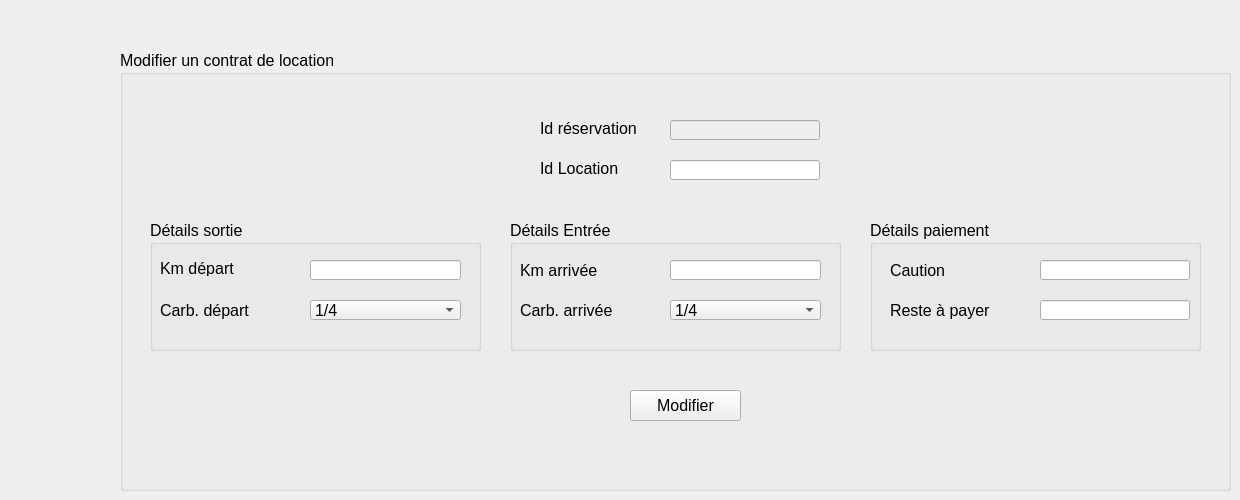
     <widget class="QWidget" name="page_modifier_loc">
      <widget class="QGroupBox" name="groupBox_2">
       <property name="geometry">
        <rect>
         <x>120</x>
         <y>50</y>
         <width>1111</width>
         <height>441</height>
        </rect>
       </property>
       <property name="font">
        <font>
         <pointsize>12</pointsize>
        </font>
       </property>
       <property name="title">
        <string>Modifier un contrat de location</string>
       </property>
       <widget class="QLineEdit" name="loc_idres">
        <property name="enabled">
         <bool>false</bool>
        </property>
        <property name="geometry">
         <rect>
          <x>550</x>
          <y>70</y>
          <width>150</width>
          <height>20</height>
         </rect>
        </property>
       </widget>
       <widget class="QLabel" name="label_27">
        <property name="geometry">
         <rect>
          <x>420</x>
          <y>70</y>
          <width>121</width>
          <height>16</height>
         </rect>
        </property>
        <property name="text">
         <string>Id réservation</string>
        </property>
       </widget>
       <widget class="QLabel" name="label_24">
        <property name="geometry">
         <rect>
          <x>420</x>
          <y>110</y>
          <width>121</width>
          <height>16</height>
         </rect>
        </property>
        <property name="text">
         <string>Id Location</string>
        </property>
       </widget>
       <widget class="QLineEdit" name="loc_idloc">
        <property name="geometry">
         <rect>
          <x>550</x>
          <y>110</y>
          <width>150</width>
          <height>20</height>
         </rect>
        </property>
       </widget>
       <widget class="QPushButton" name="valider_modif">
        <property name="geometry">
         <rect>
          <x>510</x>
          <y>340</y>
          <width>111</width>
          <height>31</height>
         </rect>
        </property>
        <property name="text">
         <string>Modifier</string>
        </property>
        <property name="icon">
         <iconset resource="images.qrc">
          <normaloff>:/save.png</normaloff>:/save.png</iconset>
        </property>
        <property name="iconSize">
         <size>
          <width>25</width>
          <height>25</height>
         </size>
        </property>
       </widget>
       <widget class="QGroupBox" name="details_sortie">
        <property name="geometry">
         <rect>
          <x>30</x>
          <y>170</y>
          <width>331</width>
          <height>131</height>
         </rect>
        </property>
        <property name="title">
         <string>Détails sortie</string>
        </property>
        <widget class="QComboBox" name="loc_carbD_comboBox_2">
         <property name="geometry">
          <rect>
           <x>160</x>
           <y>80</y>
           <width>151</width>
           <height>20</height>
          </rect>
         </property>
         <item>
          <property name="text">
           <string>1/4</string>
          </property>
         </item>
         <item>
          <property name="text">
           <string>2/4</string>
          </property>
         </item>
         <item>
          <property name="text">
           <string>3/4</string>
          </property>
         </item>
         <item>
          <property name="text">
           <string>4/4</string>
          </property>
         </item>
        </widget>
        <widget class="QLabel" name="label_23">
         <property name="geometry">
          <rect>
           <x>10</x>
           <y>80</y>
           <width>150</width>
           <height>20</height>
          </rect>
         </property>
         <property name="text">
          <string>Carb. départ</string>
         </property>
        </widget>
        <widget class="QLineEdit" name="loc_km_d">
         <property name="geometry">
          <rect>
           <x>160</x>
           <y>40</y>
           <width>151</width>
           <height>20</height>
          </rect>
         </property>
        </widget>
        <widget class="QLabel" name="label_26">
         <property name="geometry">
          <rect>
           <x>10</x>
           <y>40</y>
           <width>150</width>
           <height>16</height>
          </rect>
         </property>
         <property name="text">
          <string>Km départ</string>
         </property>
        </widget>
       </widget>
       <widget class="QGroupBox" name="details_entree">
        <property name="geometry">
         <rect>
          <x>390</x>
          <y>170</y>
          <width>331</width>
          <height>131</height>
         </rect>
        </property>
        <property name="title">
         <string>Détails Entrée</string>
        </property>
        <widget class="QComboBox" name="loc_carbA_comboBox">
         <property name="geometry">
          <rect>
           <x>160</x>
           <y>80</y>
           <width>151</width>
           <height>20</height>
          </rect>
         </property>
         <item>
          <property name="text">
           <string>1/4</string>
          </property>
         </item>
         <item>
          <property name="text">
           <string>2/4</string>
          </property>
         </item>
         <item>
          <property name="text">
           <string>3/4</string>
          </property>
         </item>
         <item>
          <property name="text">
           <string>4/4</string>
          </property>
         </item>
        </widget>
        <widget class="QLineEdit" name="loc_km_a">
         <property name="geometry">
          <rect>
           <x>160</x>
           <y>40</y>
           <width>151</width>
           <height>20</height>
          </rect>
         </property>
        </widget>
        <widget class="QLabel" name="label_28">
         <property name="geometry">
          <rect>
           <x>10</x>
           <y>80</y>
           <width>150</width>
           <height>20</height>
          </rect>
         </property>
         <property name="text">
          <string>Carb. arrivée</string>
         </property>
        </widget>
        <widget class="QLabel" name="label_29">
         <property name="geometry">
          <rect>
           <x>10</x>
           <y>40</y>
           <width>150</width>
           <height>20</height>
          </rect>
         </property>
         <property name="text">
          <string>Km arrivée</string>
         </property>
        </widget>
       </widget>
       <widget class="QGroupBox" name="details_paiment">
        <property name="geometry">
         <rect>
          <x>750</x>
          <y>170</y>
          <width>331</width>
          <height>131</height>
         </rect>
        </property>
        <property name="title">
         <string>Détails paiement</string>
        </property>
        <widget class="QLineEdit" name="loc_rap">
         <property name="geometry">
          <rect>
           <x>170</x>
           <y>80</y>
           <width>150</width>
           <height>20</height>
          </rect>
         </property>
        </widget>
        <widget class="QLabel" name="label_41">
         <property name="geometry">
          <rect>
           <x>20</x>
           <y>80</y>
           <width>150</width>
           <height>20</height>
          </rect>
         </property>
         <property name="text">
          <string>Reste à payer</string>
         </property>
        </widget>
        <widget class="QLineEdit" name="loc_Caution">
         <property name="geometry">
          <rect>
           <x>170</x>
           <y>40</y>
           <width>150</width>
           <height>20</height>
          </rect>
         </property>
        </widget>
        <widget class="QLabel" name="label_32">
         <property name="geometry">
          <rect>
           <x>20</x>
           <y>40</y>
           <width>150</width>
           <height>20</height>
          </rect>
         </property>
         <property name="text">
          <string>Caution</string>
         </property>
        </widget>
       </widget>
      </widget>
      <widget class="QPushButton" name="afficher_loc_2">
       <property name="geometry">
        <rect>
         <x>30</x>
         <y>70</y>
         <width>30</width>
         <height>30</height>
        </rect>
       </property>
       <property name="styleSheet">
        <string notr="true">#afficher_loc_2{
background-color : transparent;
border-image : url(:/return.png);
background : none;
border : none;
background-repeat : none;
}</string>
       </property>
       <property name="text">
        <string/>
       </property>
      </widget>
     </widget>
